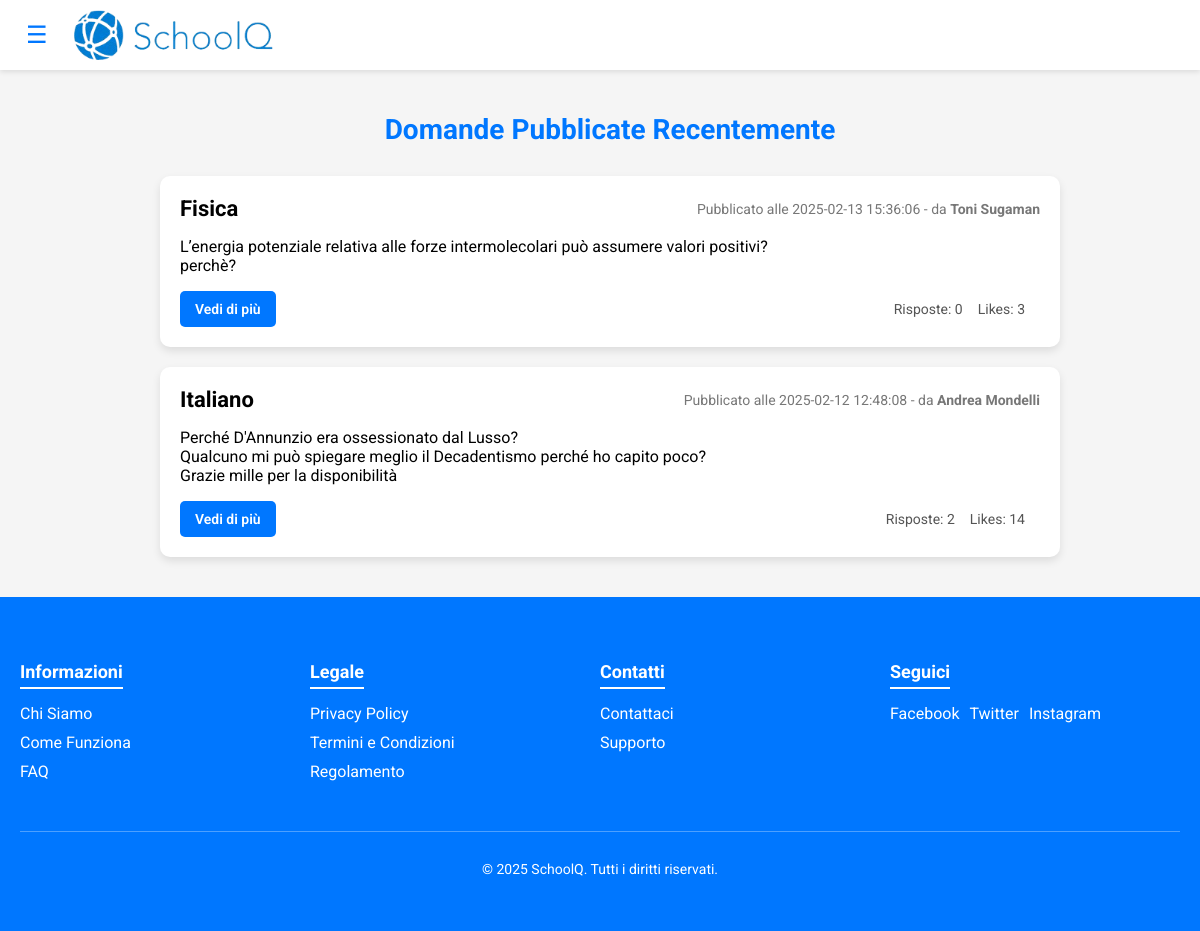
The app's page /php_front/dashboard.php with its own data.
### tables this page shows
CREATE TABLE `domande` (
  `questionID` int(11) NOT NULL,
  `dataPubbl` datetime NOT NULL,
  `QuestionText` varchar(1000) NOT NULL,
  `nLike` int(11) NOT NULL DEFAULT 0,
  `categoriaID` int(11) NOT NULL,
  `userID` int(11) NOT NULL
);

CREATE TABLE `categorie` (
  `IDCategoria` int(11) NOT NULL,
  `nome` varchar(40) NOT NULL,
  `descrizione` varchar(100) NOT NULL
);

CREATE TABLE `utenti` (
  `userID` int(11) NOT NULL,
  `nome` varchar(30) NOT NULL,
  `cognome` varchar(30) NOT NULL,
  `email` varchar(100) NOT NULL,
  `password` varchar(100) NOT NULL,
  `privilegio` enum('USER','MODER','ADMIN') NOT NULL DEFAULT 'USER'
);

### php_front/dashboard.php (the view, shortened to what this page needs)
<?php
$servername = "localhost";
$username = "root";
$password = "";
$dbname = "schoolq";
$conn = new mysqli($servername, $username, $password, $dbname);
$conn->set_charset("utf8mb4");
$sql = "SELECT d.questionID, c.nome AS categoria, d.dataPubbl, d.QuestionText, d.nLike, u.nome, u.cognome
        FROM domande d
        JOIN utenti u ON d.userID = u.userID
        JOIN categorie c ON c.IDCategoria = d.categoriaID
        ORDER BY d.dataPubbl DESC";
$result = $conn->query($sql);
?>
<!DOCTYPE html>
<html lang="it">
<head>
  <link rel="stylesheet" href="../CSS/menuCSS.css">
</head>
<body>
  <header class="top-navbar">
    <div class="nav-container">
      <div class="logo">
        <button class="toggle-btn" onclick="toggleSidebar()">&#9776;</button>
        <img src="../Immagini/mondo01.png" alt="SchoolQ Logo">
      </div>
    </div>
  </header>
  <div id="main-content" class="main-content">
    <div class="questions">
      <h2>Domande Pubblicate Recentemente</h2>
      <?php
      if ($result->num_rows > 0) {
          while($row = $result->fetch_assoc()) {
              echo '<div class="question-item">';
              echo   '<div class="question-header">';
              echo     '<h3 class="question-title">' . htmlspecialchars($row["categoria"] ?? "Categoria non disponibile") . '</h3>';
              echo     '<div class="question-meta">Pubblicato alle ' . ($row["dataPubbl"] ?? "Data non disponibile") . ' - da <strong>'
                       . htmlspecialchars(($row['nome'] ?? "Nome non disponibile") . ' ' . ($row['cognome'] ?? "Cognome non disponibile")) . '</strong></div>';
              echo   '</div>';
              echo   '<div class="question-body">';
              echo     '<p>' . nl2br(htmlspecialchars($row["QuestionText"] ?? "")) . '</p>';
              echo   '</div>';
              echo   '<div class="question-footer">';
              echo     '<a href="risposta.php?id=' . $row["questionID"] . '" class="button">Vedi di più</a>';
              $questionID = intval($row["questionID"]);
              $countQuery = "SELECT COUNT(*) as count FROM risposte WHERE QuestionID = $questionID";
              $countResult = $conn->query($countQuery);
              echo     '<div class="question-stats">';
              if ($countResult && $countResult->num_rows > 0) {
                  $num = $countResult->fetch_assoc();
                  echo '<span>Risposte: ' . ($num["count"] ?? 0) . '</span>';
              } else {
                  echo '<span>Risposte: 0</span>';
              }
              echo '<span>Likes: ' . htmlspecialchars($row["nLike"] ?? "0") . '</span>';
              echo     '</div>';
              echo   '</div>';
              echo '</div>';
          }
      } else {
          echo "<p>Nessuna domanda disponibile.</p>";
      }
      ?>
    </div>
  </div>
  <footer class="footer">
    <div class="footer-container">
      <div class="footer-section">
        <h4>Informazioni</h4>
        <ul>
          <li><a href="chi-siamo.html">Chi Siamo</a></li>
          <li><a href="guida.html">Come Funziona</a></li>
          <li><a href="faq.html">FAQ</a></li>
        </ul>
      </div>
      <div class="footer-section">
        <h4>Legale</h4>
        <ul>
          <li><a href="privacy.html">Privacy Policy</a></li>
          <li><a href="termini.html">Termini e Condizioni</a></li>
          <li><a href="regolamento.html">Regolamento</a></li>
        </ul>
      </div>
      <div class="footer-section">
        <h4>Contatti</h4>
        <ul>
          <li><a href="contact.html">Contattaci</a></li>
          <li><a href="supporto.html">Supporto</a></li>
        </ul>
      </div>
      <div class="footer-section social">
        <h4>Seguici</h4>
        <ul>
          <li><a href="https://facebook.com/tuoforum" target="_blank">Facebook</a></li>
          <li><a href="https://twitter.com/tuoforum" target="_blank">Twitter</a></li>
          <li><a href="https://instagram.com/tuoforum" target="_blank">Instagram</a></li>
        </ul>
      </div>
      <div class="footer-bottom">
        <p>&copy; 2025 SchoolQ. Tutti i diritti riservati.</p>
      </div>
    </div>
  </footer>
</body>
</html>

### CSS/menuCSS.css (style rules this page uses)
body { margin: 0; padding: 0; font-family: 'Roboto', sans-serif; background-color: #f5f5f5; }
.top-navbar { position: fixed; top: 0; left: 0; width: 100%; background-color: #ffffff; box-shadow: 0 2px 5px rgba(0,0,0,0.1); z-index: 1100; padding: 10px 0; }
.nav-container { max-width: 1200px; margin: 100 auto; display: flex; align-items: center; padding: 0 20px; }
.nav-container .logo { display: flex; align-items: center; }
.nav-container .logo img { max-height: 50px; margin-right: 1200px; }
.button { background-color: #0099ff; color: white; padding: 10px 20px; border: none; border-radius: 50px; text-decoration: none; font-weight: 600; transition: all 0.3s ease; }
.toggle-btn { font-size: 24px; background: none; border: none; color: #0077ff; cursor: pointer; margin-right: 20px; }
.main-content { margin-top: 70px; padding: 20px; transition: margin-left 0.3s ease; margin-left: 20px; }
.questions { max-width: 900px; margin: 0 auto; }
.questions h2 { text-align: center; margin-bottom: 30px; font-size: 28px; color: #0077ff; }
.question-item { background-color: #fff; border-radius: 10px; padding: 20px; margin-bottom: 20px; box-shadow: 0 4px 8px rgba(0,0,0,0.1); transition: transform 0.2s; }
.question-header { display: flex; justify-content: space-between; align-items: center; margin-bottom: 10px; }
.question-title { font-size: 22px; margin: 0; }
.question-meta { font-size: 14px; color: #777; }
.question-body { font-size: 16px; margin: 10px 0; }
.question-footer { display: flex; justify-content: space-between; align-items: center; margin-top: 10px; }
.question-footer .button { background-color: #0077ff; color: white; padding: 10px 15px; border-radius: 5px; text-decoration: none; font-size: 14px; }
.question-stats { font-size: 14px; color: #555; }
.question-stats span { margin-right: 15px; }
.footer { background-color: #0077ff; color: #fff; padding: 40px 20px; font-family: 'Roboto', sans-serif; }
.footer-container { max-width: 1200px; margin: 0 auto; display: flex; flex-wrap: wrap; justify-content: space-between; }
.footer-section { flex: 1; min-width: 200px; margin-bottom: 20px; }
.footer-section h4 { font-size: 18px; margin-bottom: 15px; border-bottom: 2px solid #fff; display: inline-block; padding-bottom: 5px; }
.footer-section ul { list-style: none; padding: 0; margin: 0; }
.footer-section ul li { margin-bottom: 10px; }
.footer-section ul li a { text-decoration: none; color: #fff; transition: color 0.3s ease; }
.footer-section.social ul { display: flex; gap: 10px; }
.footer-section.social ul li { margin-bottom: 0; }
.footer-bottom { width: 100%; text-align: center; border-top: 1px solid rgba(255, 255, 255, 0.3); padding-top: 15px; margin-top: 20px; font-size: 14px; }

### records on screen
domande: categoriaID.nome "Fisica", dataPubbl "2025-02-13 15:36:06", userID.cognome "Toni Sugaman", QuestionText "L’energia potenziale relativa alle forze intermolecolari può assumere valori positivi? perchè?", count "0", nLike "3"
domande: categoriaID.nome "Italiano", dataPubbl "2025-02-12 12:48:08", userID.cognome "Andrea Mondelli", QuestionText "Perché D'Annunzio era ossessionato dal Lusso? Qualcuno mi può spiegare meglio il Decadentismo perché ho capito poco? Grazie mille per la disponibilità", count "2", nLike "14"
